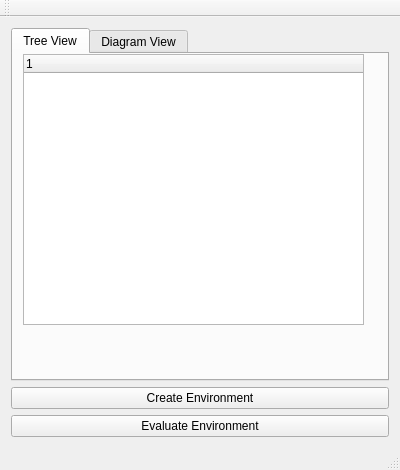
<?xml version="1.0" encoding="UTF-8"?>
<ui version="4.0">
 <class>MainWindow</class>
 <widget class="QMainWindow" name="MainWindow">
  <property name="geometry">
   <rect>
    <x>0</x>
    <y>0</y>
    <width>400</width>
    <height>470</height>
   </rect>
  </property>
  <property name="windowTitle">
   <string>MainWindow</string>
  </property>
  <widget class="QWidget" name="centralWidget">
   <layout class="QVBoxLayout" name="verticalLayout_2">
    <item>
     <layout class="QVBoxLayout" name="verticalLayout">
      <item>
       <widget class="QTabWidget" name="tabWidget">
        <property name="currentIndex">
         <number>0</number>
        </property>
        <widget class="QWidget" name="tab">
         <attribute name="title">
          <string>Tree View</string>
         </attribute>
         <widget class="QTreeWidget" name="treeWidget">
          <property name="geometry">
           <rect>
            <x>10</x>
            <y>0</y>
            <width>341</width>
            <height>271</height>
           </rect>
          </property>
         </widget>
        </widget>
        <widget class="QWidget" name="tab_2">
         <attribute name="title">
          <string>Diagram View</string>
         </attribute>
         <widget class="QGraphicsView" name="graphicsView">
          <property name="geometry">
           <rect>
            <x>0</x>
            <y>0</y>
            <width>351</width>
            <height>281</height>
           </rect>
          </property>
         </widget>
        </widget>
       </widget>
      </item>
      <item>
       <widget class="QPushButton" name="createButton">
        <property name="text">
         <string>Create Environment</string>
        </property>
       </widget>
      </item>
      <item>
       <widget class="QPushButton" name="evaluateButton">
        <property name="text">
         <string>Evaluate Environment</string>
        </property>
       </widget>
      </item>
     </layout>
    </item>
   </layout>
  </widget>
  <widget class="QMenuBar" name="menuBar">
   <property name="geometry">
    <rect>
     <x>0</x>
     <y>0</y>
     <width>400</width>
     <height>22</height>
    </rect>
   </property>
  </widget>
  <widget class="QToolBar" name="mainToolBar">
   <attribute name="toolBarArea">
    <enum>TopToolBarArea</enum>
   </attribute>
   <attribute name="toolBarBreak">
    <bool>false</bool>
   </attribute>
  </widget>
  <widget class="QStatusBar" name="statusBar"/>
 </widget>
 <layoutdefault spacing="6" margin="11"/>
 <resources/>
 <connections/>
</ui>
